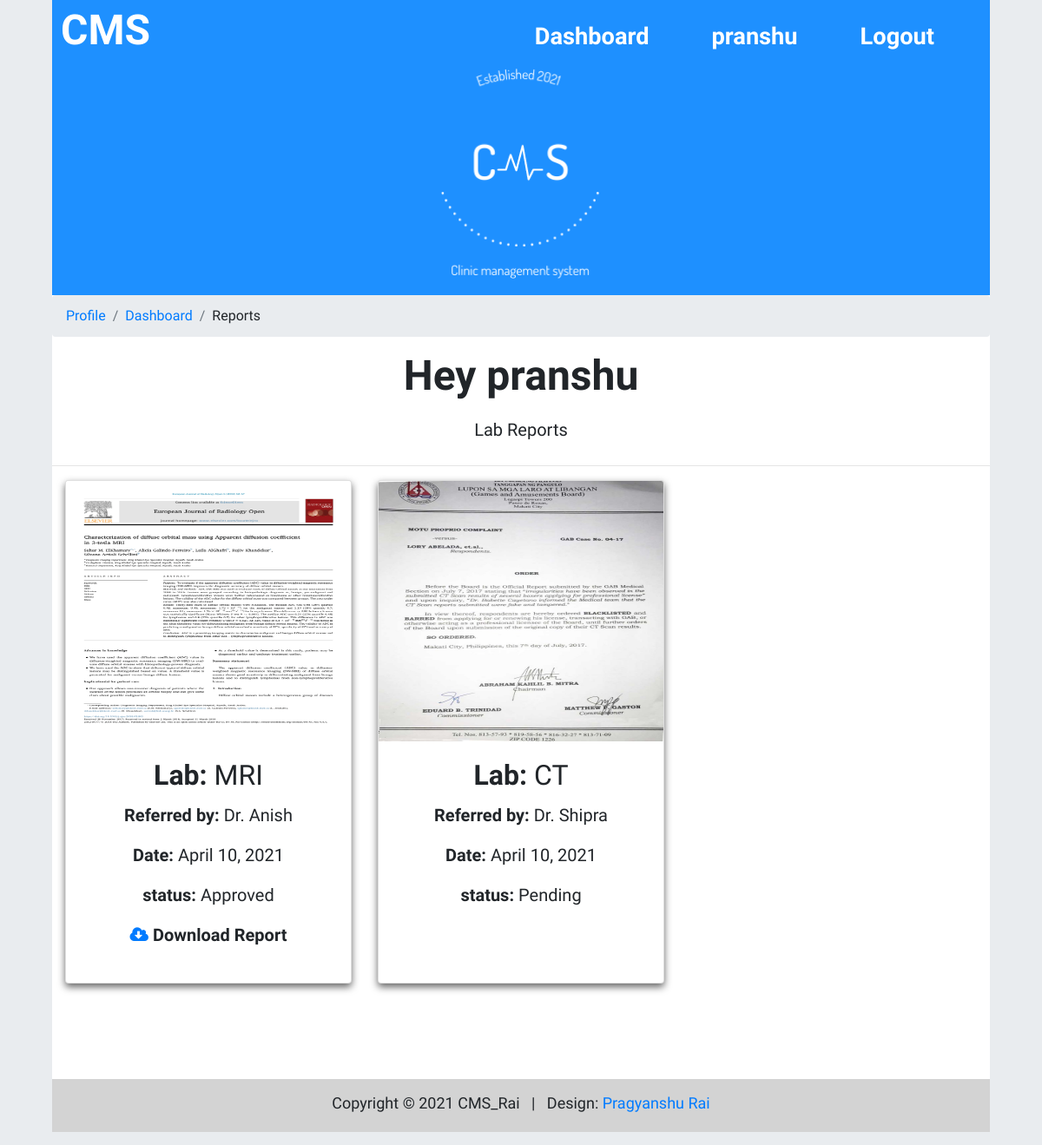
The app's page /cms/lab-reports/ (signed in) with its own data.
### cms/models.py (models this page shows, shortened)
class Reports(models.Model):
    contact = models.ForeignKey(Contact, on_delete=models.CASCADE)
    doctor = models.ForeignKey(Doctor, on_delete=models.CASCADE)
    lab = models.CharField(max_length=40, default="General")
    date_of_report = models.DateField(auto_now_add=False, auto_now=False, blank=True)
    report_status = models.BooleanField(default=False)
    report_img = models.ImageField(null=True)

class Doctor(models.Model):
    name = models.CharField(max_length=80)
    age = models.CharField(max_length=4)
    gender = models.CharField(max_length=6, default="other")
    experience = models.CharField(max_length=4)
    domain = models.CharField(max_length=30)
    office_number = models.CharField(max_length=11)
    """slots = models.CharField(max_length=7, default="")

    def set_slot(self, slot):

        self.slots=slot

    def add_slot(self, slot):

        self.slots=self.slots+slot"""

### cms/views.py (the view)
# urls.py: path('lab-reports/', views.report, name='report'),
def report(request):
    global stuff
    modifySession(request)
    if request.user.is_authenticated == True:
        contact = Contact.objects.get(user=request.user)
        stuff['reports'] = Reports.objects.filter(contact=contact)
        return render(request, 'cms/reports.html', stuff)
    return render(request, 'cms/forbid.html', stuff)

### cms/viewsUtil.py (called while the page is built)
def modifySession(request):
    if 'user' not in request.session:
        auth.logout(request)
        print("logout")
        return False
    request.session.modified = True
    return request

### templates/cms/reports.html
{% extends 'cms/base.html' %}
{% load static %}
            {% block breadcrumbs %}
                {% if user.is_authenticated %}
                <li class="breadcrumb-item"><a href="{% url 'profile' %}">Profile</a></li>
                <li class="breadcrumb-item"><a href="{% url 'dashboard' %}">Dashboard</a></li>
                <li class="breadcrumb-item">Reports</li>
                {% endif %}
            {% endblock %}
{% block main_block %}
   <main class="main-body">
	    <header class="row welcome-section">
            <div class="col-lg-12 text-center contain">
				<h1><strong>Hey {{user.first_name}}</strong></h1>
            </div>
            <div class="col-lg-1">
            </div>
            <div class="col-lg-10 text-center">
		    <p class="main-content">Lab Reports</p>
            </div>
            <div class="col-lg-1">
            </div>
	    </header>
        <hr />
		<div class="container-fluid">
            <div class="row text-center">
                {% if reports|length < 1 %}
                    <div class="col-lg-12">
                        <div class="card pointer">
                            <img src="{% static 'cms/img/nodata.svg' %}" class="card-img-top gradient" height="400px"/>
                            <div class="card-body">
                                <p class="card-title pointer side-content" ><b>No Reports Found!</b></p>
                            </div>
                        </div>
                    </div>
                {% else %}
                {% for report in reports %}
                    <div class="col-lg-4">
                        <div class="card pointer">
                            <img src="{% static report.report_img.url %}" class="card-img-top" height="300px;"/>
                        <div class="card-body">
                            <h2 class="card-title pointer" ><b>Lab: </b>{{report.lab}}</h2>
                            <p class="card-text bio pointer" ><b>Referred by: </b>{{report.doctor.name}}</p>
                            <p class="card-text bio pointer" ><b>Date: </b>{{report.date_of_report}}</p>
                            {% if report.report_status == False %}
                            <p class="card-text bio pointer" ><b>status: </b>Pending</p>
                            {% else %}
                            <p class="card-text bio pointer" ><b>status: </b>Approved</p>
                            <p class="card-text bio pointer" ><b><a href="{% static report.report_img.url %}" class="fa fa-cloud-download" download></a> Download Report</b></p>
                            {% endif %}
                        </div>
                        </div>
                    </div>
                {% endfor %}
                {% endif %}
            </div>
    <div class="space"></div>
    </main>
{% endblock %}

### templates/cms/base.html (shortened to what this page needs)
{% load static %}
<!DOCTYPE html>
<html lang="en">
<head>
    <link rel="stylesheet" href="https://cdn.jsdelivr.net/npm/bootstrap@4.6.0/dist/css/bootstrap.min.css"
>
    <link rel="stylesheet" href="https://use.fontawesome.com/releases/v5.7.0/css/all.css"
>
    <link rel="stylesheet" href="https://cdnjs.cloudflare.com/ajax/libs/font-awesome/4.7.0/css/font-awesome.min.css">
    <link href="{% static 'cms/css/style.css' %}" rel="stylesheet" />
</head>
{% if user.is_authenticated %}
<body class="container-auto-mid" onload="main();">
    {% else %}
    <body class="container-auto-mid">
        {% endif %}
        <nav class="navbar navbar-expand-md">
            <a href="#" class="navbar-brand brand-name" onclick="logoAnimate();" data-toggle="tooltip" dataplacement="right">
                <h1 style="color:white;" title="Click to watch an amazing animation"><strong>CMS</strong></h1>
            </a>
            <ul class="navbar-nav list-unstyled justify-content-end">
                {% if user.is_authenticated %}
                <li class="nav-item nav-link navbar-right">
                    <div class="link">
                        <div class="line">
                        </div>
                        <a href="{% url 'dashboard' %}"><b>
                                <h3><span> Dashboard </span> </h3>
                            </b></a>
                    </div>
                </li>
                <li class="nav-item nav-link navbar-right">
                    <div class="link">
                        <div class="line">
                        </div>
                        <a href="{% url 'profile' %}"><b>
                                <h3><span> {{user.first_name}}</span> </h3>
                            </b></a>
                    </div>
                </li>
                <li class="nav-item nav-link navbar-right">
                    <div class="link">
                        <div class="line">
                        </div>
                        <a href="{% url 'logout' %}"><b>
                                <h3><span> Logout</span> </h3>
                            </b></a>
                    </div>
                </li>
                {% endif %}
            </ul>
        </nav>
        <div class="page-header">
            <div class="header">
                <img src="{% static 'cms/img/CMS_dodgerblue.png' %}" width="200px;" class=" cms_logo " />
            </div>
        </div>
        <div class="full-width">
            <ol class="breadcrumb">
                {% block breadcrumbs %}
                {% endblock %}
            </ol>
        </div>
        {% block main_block %}
        {% endblock %}
        <div class="space"></div>
        <div class="footer">
            <footer class="text-center">
                <p class="footer-body">Copyright &copy; 2021 CMS_Rai &nbsp;
                    | &nbsp; Design: <a rel="nofollow" class="link" href="{% url 'aboutme' %}">Pragyanshu Rai</a></p>
            </footer>
        </div>
    </body>
</html>

### static/cms/css/style.css (style rules this page uses)
html { scroll-behavior: smooth; background-color: #e9ecef; }
body { font-family: 'Ubuntu', sans-serif; }
.container-auto-mid { max-width: 90%; margin: 0 auto; }
h1 { font-size: 3rem; }
h3 { font-size: 1.7rem; font-weight: bold; }
a { margin: 0 auto; }
.space { height: 40px; }
.navbar-expand-md .navbar-nav .nav-link { padding-right: 4rem; }
.navbar { padding: 0; margin-top: -15px; margin-bottom: 0; background: #1e90ff; }
.navbar-brand { margin-left: 10px; margin-top: 1rem; }
.navbar-nav { width: 100%; }
.nav-link a { text-decoration: none; color: white; margin-left: 20px; margin-right: 20px; text-align: center; }
.link { cursor: pointer; }
.line { min-height: 2rem; }
.link { margin: 0; }
.nav-link a { margin-left: 0%; margin-right: 0%; }
.header { text-align: center; }
.page-header { margin-top: -10px; width: 100%; background: #1e90ff; color: white; }
.cms_logo { margin-bottom: 10px; }
.full-width { width: 100%; }
.welcome-section { margin-left: 1.5%; margin-right: 1.5%; width: 97%; margin-bottom: 10px; margin-top: 10px; }
.col-lg-4 { margin-bottom: 20px; }
.card { box-shadow: 0 4px 8px 0 #666; margin-bottom: 20px; height: 100%; transition: 0.3s; }
.pointer { cursor: pointer; }
.bio { font-size: 20px; }
.text-center { text-align: center; }
.main-content { margin: 10px; font-size: 20px; }
.main-body { margin-bottom: 10px; }
.footer { font-size: large; padding: 4px; background: lightgray; }
.footer-body { margin-top: 10px; }

### records on screen
Reports: report_img (picture), lab "MRI", doctor.name "Dr. Anish", date_of_report "April 10, 2021", shows "status:", report_status "Approved"
Reports: report_img (picture), lab "CT", doctor.name "Dr. Shipra", date_of_report "April 10, 2021", shows "status:", report_status "Pending"

### other values on screen
{{ user.first_name }} "pranshu"
